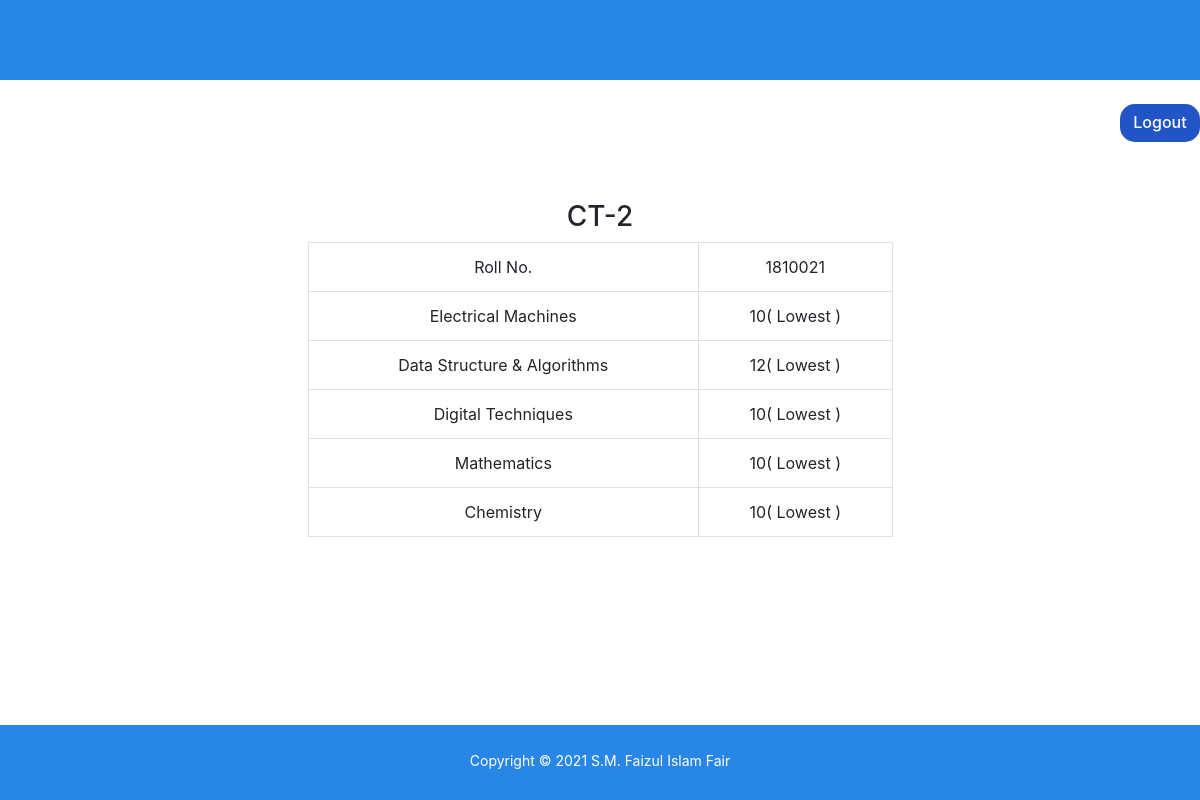
The page /student/ct2display.php (signed in) on the database its author committed.
### tables this page shows
CREATE TABLE `student_marks2` (
  `Roll` int(11) NOT NULL,
  `Electrical_Machines` int(11) NOT NULL,
  `Data_Structure_&_Algorithms` int(11) NOT NULL,
  `Digital_Techniques` int(11) NOT NULL,
  `Mathematics` int(11) NOT NULL,
  `Chemistry` int(11) NOT NULL
);

### student/ct2display.php (the view, shortened to what this page needs)
<?php
require_once './dbcon.php';
?>
<!doctype html>
<html lang="en">
<head>
  <link rel="stylesheet" type="text/css" href="../fonts/fontawesome-free-5.13.0-web/fontawesome-free-5.13.0-web/css/all.min.css">
  <link rel="stylesheet" href="../css/bootstrap.min.css">
  <link rel="stylesheet" href="../css/style.css">
  <link rel="stylesheet" href="../css/btn.css">
</head>
<body>
<header style="width:100%; height:80px; background: #2887e6;">
   </header>
    <br>
    <a style="float:right;" class="btn btn-primary" href="logout.php">Logout</a>
    <br> <br>
  <?php
$db_sinfos = mysqli_query($link, "SELECT * FROM `student_marks2` ");
$rows = mysqli_fetch_all($db_sinfos, MYSQLI_ASSOC);
$eletrical_lowest=20;
$eletrical_highest=0;
$data_lowest=20;
$data_highest=0;
$tech_lowest=20;
$tech_highest=0;
$math_lowest=20;
$math_highest=0;
$chem_lowest=20;
$chem_highest=0;
foreach($rows as $row){
 if($row['Electrical_Machines'] > $eletrical_highest){
    $eletrical_highest = $row['Electrical_Machines'];
 }
 if($row['Electrical_Machines'] < $eletrical_lowest){
    $eletrical_lowest = $row['Electrical_Machines'];
 }
 if($row['Data_Structure_&_Algorithms'] > $data_highest){
    $data_highest = $row['Data_Structure_&_Algorithms'];
 }
 if($row['Data_Structure_&_Algorithms'] < $data_lowest){
  $data_lowest = $row['Data_Structure_&_Algorithms'];
}
 if($row['Digital_Techniques'] > $tech_highest){
    $tech_highest = $row['Digital_Techniques'];
 }
 if($row['Digital_Techniques'] < $tech_lowest){
    $tech_lowest = $row['Digital_Techniques'];
 }
 if($row['Mathematics'] > $math_highest){
    $math_highest = $row['Mathematics'];
 }
 if($row['Mathematics'] < $math_lowest){
    $math_lowest = $row['Mathematics'];
 }
 if($row['Chemistry'] > $chem_highest){
    $chem_highest = $row['Chemistry'];
 }
 if($row['Chemistry'] < $chem_lowest){
    $chem_lowest = $row['Chemistry'];
 }
}
?>
  <?php
     require_once 'dbcon.php';
      $result_ct = mysqli_query($link, "SELECT * FROM `student_marks2` WHERE `Roll` = ".$_SESSION['student_login']);
      if(mysqli_num_rows($result_ct) == 1){
        echo '<br> <br>
        <div>
          <h3 style="text-align:center;">CT-2</h3>
        </div>';
        $row = mysqli_fetch_assoc($result_ct);
        ?>
  <div class="row">
    <div class="col-sm-6 col-sm offset-3">
      <table class="table table-bordered">
        <tr>
          <td>Roll No.</td>
          <td><?php echo $row['Roll']; ?></td>
        </tr>
        <tr>
          <td>Electrical Machines</td>
          <td>
            <?php echo $row['Electrical_Machines'] . ($eletrical_highest == $row['Electrical_Machines'] ? "( Highest )" : "" ) . (($eletrical_lowest == $row['Electrical_Machines'] && $eletrical_lowest!=$eletrical_highest) ? "( Lowest )" : "" );  ?>
          </td>
        </tr>
        <tr>
          <td>Data Structure & Algorithms</td>
          <td>
            <?php echo $row['Data_Structure_&_Algorithms'] . ($data_highest == $row['Data_Structure_&_Algorithms'] ? "( Highest )" : "" ) . (($data_lowest == $row['Data_Structure_&_Algorithms'] && $data_lowest!=$data_highest) ? "( Lowest )" : "" );  ?>
          </td>
        </tr>
        <tr>
          <td>Digital Techniques</td>
          <td>
            <?php echo $row['Digital_Techniques'] . ($tech_highest == $row['Digital_Techniques'] ? "( Highest )" : "" ) . (($tech_lowest == $row['Digital_Techniques'] && $tech_lowest!=$tech_highest) ? "( Lowest )" : "" );  ?>
          </td>
        </tr>
        <tr>
          <td>Mathematics</td>
          <td>
            <?php echo $row['Mathematics'] . ($math_highest == $row['Mathematics'] ? "( Highest )" : "" ) . (($math_lowest == $row['Mathematics'] && $math_lowest!=$math_highest) ? "( Lowest )" : "" );  ?>
          </td>
        </tr>
        <tr>
          <td>Chemistry</td>
          <td>
            <?php echo $row['Chemistry'] . ($chem_highest == $row['Chemistry'] ? "( Highest )" : "" ) . (($chem_lowest == $row['Chemistry'] && $chem_lowest!=$chem_highest) ? "( Lowest )" : "" );  ?>
          </td>
        </tr>
        <?php
  }
?>
      </table>
    </div>
  </div>
  <footer style="width:100%; height:75px; background: #2887e6; bottom:0; text-align:center; margin-top:188px">
       <p style="color:white; padding-top:25px; font-size:14px;">Copyright &COPY; 2021 S.M. Faizul Islam Fair</p>
    </footer>
</body>
</html>

### css/style.css (style rules this page uses)
body { padding: 0; margin: 0; box-sizing: border-box; overflow-x: hidden; }

### css/btn.css (style rules this page uses)
.btn-primary, .btn-primary:active, .btn-primary:visited { background-color: #2155c5; color: white; border-radius: 15px; border:none; transition: 0.2s; font-weight: 450; padding-left: 15px; padding-right: 15px; }
.table { margin: auto; }
.table > tbody > tr > td, .table > tbody > tr > th, .table > tfoot > tr > td, .table > tfoot > tr > th, .table > thead > tr > td, .table > thead > tr > th { margin-top: 10px; text-align: center; }

### student/ct2display.php (style rules this page uses)
.btn-primary, .btn-primary:active, .btn-primary:visited { background-color: #2155c5; color: white; border-radius: 15px; border:none; transition: 0.2s; font-weight: 450; padding-left: 10px; padding-right: 10px; width: 80px; height: 38px; }

### rows shown on the page
student_marks2: Roll "1810021", Electrical_Machines "10", value "12", Digital_Techniques "10", Mathematics "10", Chemistry "10"
